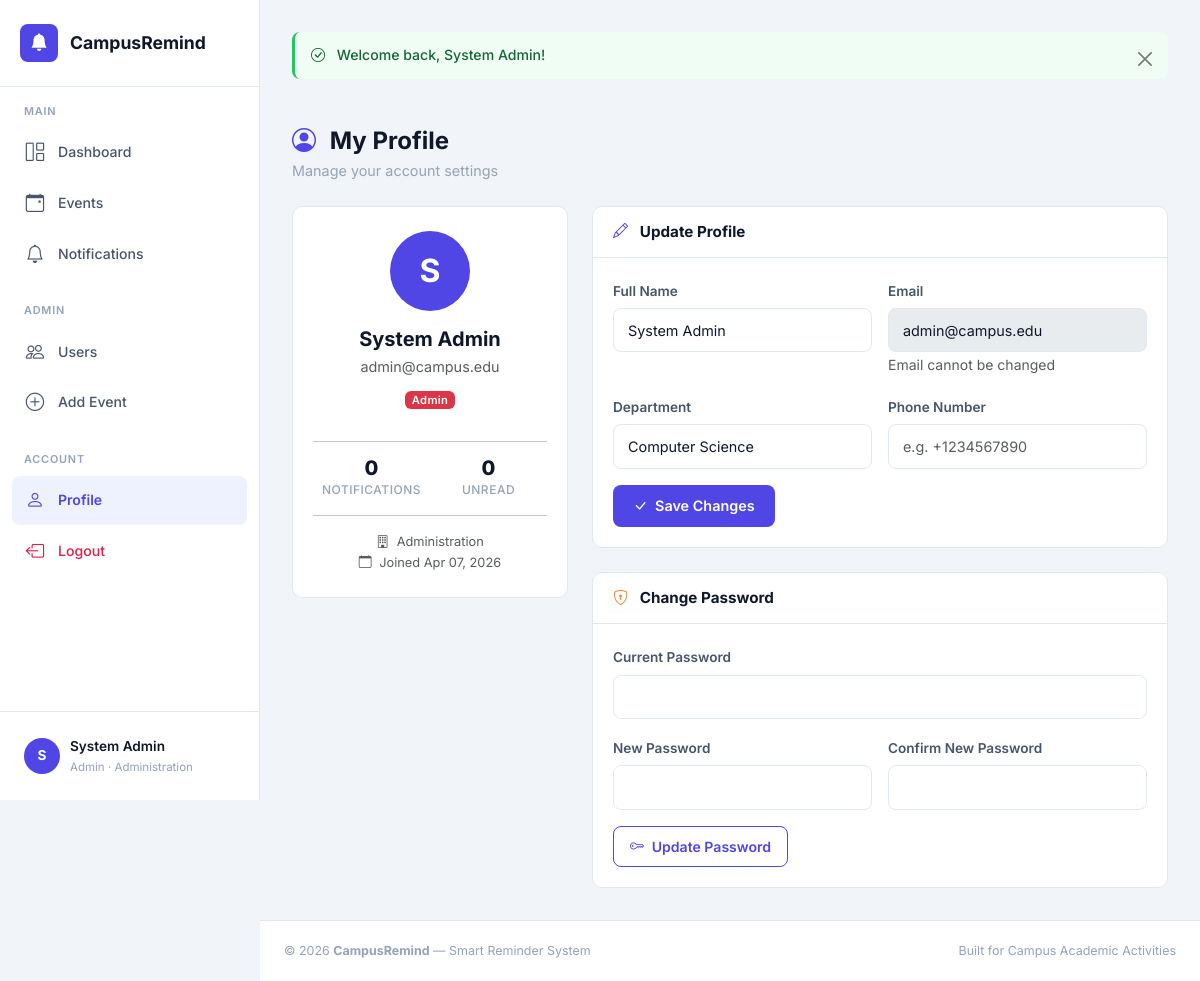
The app's page /profile.php (signed in) with its own data.
### tables this page shows
CREATE TABLE IF NOT EXISTS users (
    id INT AUTO_INCREMENT PRIMARY KEY,
    name VARCHAR(100) NOT NULL,
    email VARCHAR(150) NOT NULL UNIQUE,
    password VARCHAR(255) NOT NULL,
    department VARCHAR(100) NOT NULL,
    phone VARCHAR(20) DEFAULT NULL,
    role ENUM('student', 'lecturer', 'admin') NOT NULL DEFAULT 'student',
    created_at TIMESTAMP DEFAULT CURRENT_TIMESTAMP,
    updated_at TIMESTAMP DEFAULT CURRENT_TIMESTAMP ON UPDATE CURRENT_TIMESTAMP
);

### includes/functions.php (called while the page is built, shortened)
<?php
function getFlash() {
    if (isset($_SESSION['flash'])) {
        $flash = $_SESSION['flash'];
        return $flash;
    }
    return null;
}
function isLoggedIn() {
    return isset($_SESSION['user_id']);
}
function isAdmin() {
    return isset($_SESSION['user_role']) && $_SESSION['user_role'] === 'admin';
}
function getCurrentUser() {
    $pdo = getDBConnection();
    $stmt = $pdo->prepare("SELECT id, name, email, department, role FROM users WHERE id = ?");
    $stmt->execute([$_SESSION['user_id']]);
    return $stmt->fetch();
}
function sanitize($input) {
    return htmlspecialchars(trim($input), ENT_QUOTES, 'UTF-8');
}

### profile.php (the view, shortened to what this page needs)
<?php
require_once __DIR__ . '/includes/header.php';
$pdo = getDBConnection();
$userId = $_SESSION['user_id'];
$stmt = $pdo->prepare("SELECT * FROM users WHERE id = ?");
$stmt->execute([$userId]);
$user = $stmt->fetch();
$stmt = $pdo->prepare("SELECT COUNT(*) FROM notifications WHERE user_id = ?");
$stmt->execute([$userId]);
$notifCount = $stmt->fetchColumn();
$stmt = $pdo->prepare("SELECT COUNT(*) FROM notifications WHERE user_id = ? AND is_read = 0");
$stmt->execute([$userId]);
$unreadNotifCount = $stmt->fetchColumn();
?>
<div class="page-content">
    <div class="page-header fade-in">
        <h1><i class="bi bi-person-circle me-2" style="color:var(--primary)"></i> My Profile</h1>
        <p>Manage your account settings</p>
    </div>
    <div class="row g-4">
        <div class="col-lg-4 fade-in">
            <div class="content-card text-center">
                <div class="content-card-body py-4">
                    <div class="user-avatar mx-auto mb-3" style="width:80px;height:80px;font-size:2rem">
                        <?= strtoupper(substr($user['name'], 0, 1)) ?>
                    </div>
                    <h5 class="fw-bold mb-1"><?= sanitize($user['name']) ?></h5>
                    <p class="text-muted mb-2" style="font-size:.9rem"><?= sanitize($user['email']) ?></p>
                    <span class="badge <?= $user['role'] === 'admin' ? 'bg-danger' : ($user['role'] === 'lecturer' ? 'bg-info' : 'bg-primary') ?> mb-3">
                        <?= ucfirst($user['role']) ?>
                    </span>
                    <hr>
                    <div class="row text-center g-0">
                        <div class="col-6">
                            <div class="stat-value" style="font-size:1.25rem"><?= $notifCount ?></div>
                            <div class="stat-label">Notifications</div>
                        </div>
                        <div class="col-6">
                            <div class="stat-value" style="font-size:1.25rem"><?= $unreadNotifCount ?></div>
                            <div class="stat-label">Unread</div>
                        </div>
                    </div>
                    <hr>
                    <p class="text-muted mb-0" style="font-size:.8rem">
                        <i class="bi bi-building me-1"></i> <?= sanitize($user['department']) ?><br>
                        <i class="bi bi-calendar me-1"></i> Joined <?= date('M d, Y', strtotime($user['created_at'])) ?>
                    </p>
                </div>
            </div>
        </div>
        <div class="col-lg-8">
            <div class="content-card mb-4 fade-in">
                <div class="content-card-header">
                    <h5><i class="bi bi-pencil me-2" style="color:var(--primary)"></i> Update Profile</h5>
                </div>
                <div class="content-card-body">
                    <form method="POST" action="">
                        <div class="row g-3 mb-3">
                            <div class="col-md-6">
                                <label for="name" class="form-label fw-semibold">Full Name</label>
                                <input type="text" class="form-control" id="name" name="name"
                                       value="<?= sanitize($user['name']) ?>" required>
                            </div>
                            <div class="col-md-6">
                                <label for="email_display" class="form-label fw-semibold">Email</label>
                                <input type="email" class="form-control" id="email_display"
                                       value="<?= sanitize($user['email']) ?>" disabled>
                                <small class="text-muted">Email cannot be changed</small>
                            </div>
                        </div>
                        <div class="row g-3 mb-3">
                            <div class="col-md-6">
                                <label for="department" class="form-label fw-semibold">Department</label>
                                <select class="form-select" id="department" name="department" required>
                                    <?php foreach (['Computer Science','Engineering','Business','Arts & Humanities','Sciences','Education','Health Sciences','Law'] as $dept): ?>
                                        <option <?= $user['department'] === $dept ? 'selected' : '' ?>><?= $dept ?></option>
                                    <?php endforeach; ?>
                                </select>
                            </div>
                            <div class="col-md-6">
                                <label for="phone" class="form-label fw-semibold">Phone Number</label>
                                <input type="tel" class="form-control" id="phone" name="phone"
                                       value="<?= sanitize($user['phone'] ?? '') ?>" placeholder="e.g. +1234567890">
                            </div>
                        </div>
                        <button type="submit" class="btn btn-primary-solid">
                            <i class="bi bi-check-lg me-1"></i> Save Changes
                        </button>
                    </form>
                </div>
            </div>
            <div class="content-card fade-in">
                <div class="content-card-header">
                    <h5><i class="bi bi-shield-lock me-2" style="color:#ed8936"></i> Change Password</h5>
                </div>
                <div class="content-card-body">
                    <form method="POST" action="">
                        <div class="mb-3">
                            <label for="current_password" class="form-label fw-semibold">Current Password</label>
                            <input type="password" class="form-control" id="current_password" name="current_password" required>
                        </div>
                        <div class="row g-3 mb-3">
                            <div class="col-md-6">
                                <label for="new_password" class="form-label fw-semibold">New Password</label>
                                <input type="password" class="form-control" id="new_password" name="new_password" required minlength="6">
                            </div>
                            <div class="col-md-6">
                                <label for="confirm_password" class="form-label fw-semibold">Confirm New Password</label>
                                <input type="password" class="form-control" id="confirm_password" name="confirm_password" required>
                            </div>
                        </div>
                        <button type="submit" class="btn btn-outline-primary-custom">
                            <i class="bi bi-key me-1"></i> Update Password
                        </button>
                    </form>
                </div>
            </div>
        </div>
    </div>
</div>
<?php require_once __DIR__ . '/includes/footer.php'; ?>

### includes/header.php (shortened to what this page needs)
<?php
require_once __DIR__ . '/functions.php';
$currentUser = getCurrentUser();
$currentPage = basename($_SERVER['PHP_SELF'], '.php');
$currentDir = basename(dirname($_SERVER['PHP_SELF']));
?>
<!DOCTYPE html>
<html lang="en">
<head>
    <link href="https://cdn.jsdelivr.net/npm/bootstrap@5.3.3/dist/css/bootstrap.min.css" rel="stylesheet">
    <link href="https://cdn.jsdelivr.net/npm/bootstrap-icons@1.11.3/font/bootstrap-icons.min.css" rel="stylesheet">
    <link href="<?= BASE_URL ?>assets/css/style.css" rel="stylesheet">
</head>
<body>
<?php if (isLoggedIn()): ?>
<aside class="sidebar" id="sidebar">
    <a class="sidebar-brand" href="<?= BASE_URL ?>dashboard.php">
        <span class="sidebar-brand-icon"><i class="bi bi-bell-fill"></i></span>
        <span class="sidebar-brand-text">CampusRemind</span>
    </a>
    <nav class="sidebar-nav">
        <div class="sidebar-section">
            <div class="sidebar-section-label">Main</div>
            <a class="sidebar-link <?= $currentPage === 'dashboard' ? 'active' : '' ?>"
               href="<?= BASE_URL ?>dashboard.php">
                <i class="bi bi-grid-1x2"></i>
                <span>Dashboard</span>
            </a>
            <a class="sidebar-link <?= ($currentPage === 'index' && $currentDir === 'events') || $currentPage === 'events' ? 'active' : '' ?>"
               href="<?= BASE_URL ?>events/index.php">
                <i class="bi bi-calendar-event"></i>
                <span>Events</span>
            </a>
            <a class="sidebar-link <?= $currentPage === 'notifications' ? 'active' : '' ?>"
               href="<?= BASE_URL ?>notifications.php">
                <i class="bi bi-bell"></i>
                <span>Notifications</span>
            </a>
        </div>
        <?php if (isAdmin()): ?>
        <div class="sidebar-section">
            <div class="sidebar-section-label">Admin</div>
            <a class="sidebar-link <?= $currentPage === 'users' ? 'active' : '' ?>"
               href="<?= BASE_URL ?>admin/users.php">
                <i class="bi bi-people"></i>
                <span>Users</span>
            </a>
            <a class="sidebar-link <?= ($currentPage === 'create' && $currentDir === 'events') ? 'active' : '' ?>"
               href="<?= BASE_URL ?>events/create.php">
                <i class="bi bi-plus-circle"></i>
                <span>Add Event</span>
            </a>
        </div>
        <?php endif; ?>
        <div class="sidebar-section">
            <div class="sidebar-section-label">Account</div>
            <a class="sidebar-link <?= $currentPage === 'profile' ? 'active' : '' ?>"
               href="<?= BASE_URL ?>profile.php">
                <i class="bi bi-person"></i>
                <span>Profile</span>
            </a>
            <a class="sidebar-link" href="<?= BASE_URL ?>auth/logout.php" style="color: var(--rose);">
                <i class="bi bi-box-arrow-left"></i>
                <span>Logout</span>
            </a>
        </div>
    </nav>
    <div class="sidebar-footer">
        <a class="sidebar-user" href="<?= BASE_URL ?>profile.php">
            <div class="user-avatar"><?= strtoupper(substr($currentUser['name'] ?? 'U', 0, 1)) ?></div>
            <div class="sidebar-user-info">
                <div class="sidebar-user-name"><?= sanitize($currentUser['name'] ?? 'User') ?></div>
                <div class="sidebar-user-role"><?= sanitize($currentUser['role'] ?? '') ?> · <?= sanitize($currentUser['department'] ?? '') ?></div>
            </div>
        </a>
    </div>
</aside>
<div class="main-content">
<?php endif; ?>
<?php $flash = getFlash(); if ($flash): ?>
<div class="<?= isLoggedIn() ? 'page-content' : 'container mt-3' ?>" style="padding-bottom:0;">
    <div class="alert alert-<?= $flash['type'] ?> alert-dismissible fade show" role="alert">
        <i class="bi bi-<?= $flash['type'] === 'success' ? 'check-circle' : ($flash['type'] === 'danger' ? 'exclamation-triangle' : 'info-circle') ?> me-2"></i>
        <?= $flash['message'] ?>
        <button type="button" class="btn-close" data-bs-dismiss="alert"></button>
    </div>
</div>
<?php endif; ?>

### includes/footer.php (shortened to what this page needs)
<footer class="footer-custom">
    <div class="px-4">
        <div class="d-flex justify-content-between align-items-center flex-wrap gap-2">
            <p>&copy; <?= date('Y') ?> <strong>CampusRemind</strong> — Smart Reminder System</p>
            <p>Built for Campus Academic Activities</p>
        </div>
    </div>
</footer>
<?php if (isLoggedIn()): ?>
</div>
<?php endif; ?>
</body>
</html>

### records on screen
users: name "S", name "System Admin", role "Admin", department "Administration", email "admin@campus.edu", created_at "Apr 07, 2026"

### other values on screen
$flash['message'] "Welcome back, System Admin!"
$notifCount "0"
$unreadNotifCount "0"
form field department "Computer Science"
